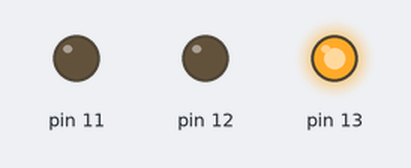
This sketch was run on a simulated Arduino Uno, built with avr-gcc and run on an emulated ATmega328P. Parts: output pins drawn as LEDs (lit = HIGH).

Above: at 0.05 s.
At 0.75 s:
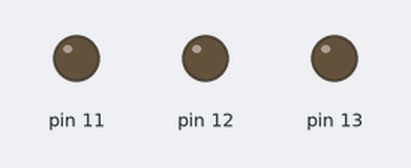
At 1.45 s:
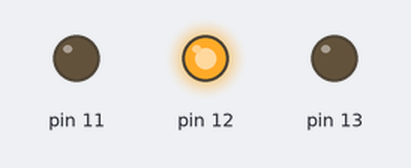
At 2.85 s:
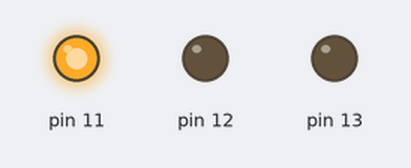
Timing chart, 0 to 3.1 s (numbered marks = the images above):
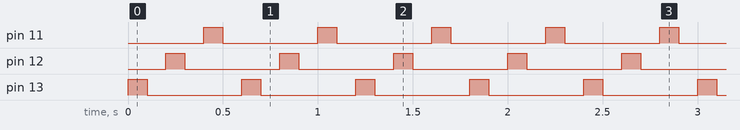

Measured:
- by itself, pin 11–13: alternates HIGH for 0.10 s and LOW for 0.50 s

The sketch:

LED_Blink_Sequence_.ino
```cpp
int d=100;
void setup()
{
  pinMode(13, OUTPUT);
  pinMode(12, OUTPUT);
  pinMode(11, OUTPUT);
}

void loop()
{
  digitalWrite(13, HIGH);
  delay(d);
  digitalWrite(13, LOW);
  delay(d);
  digitalWrite(12,HIGH);
  delay(d);
  digitalWrite(12,LOW);
  delay(d);
  digitalWrite(11,HIGH);
  delay(d);
  digitalWrite(11,LOW);
  delay(d);
}
```
